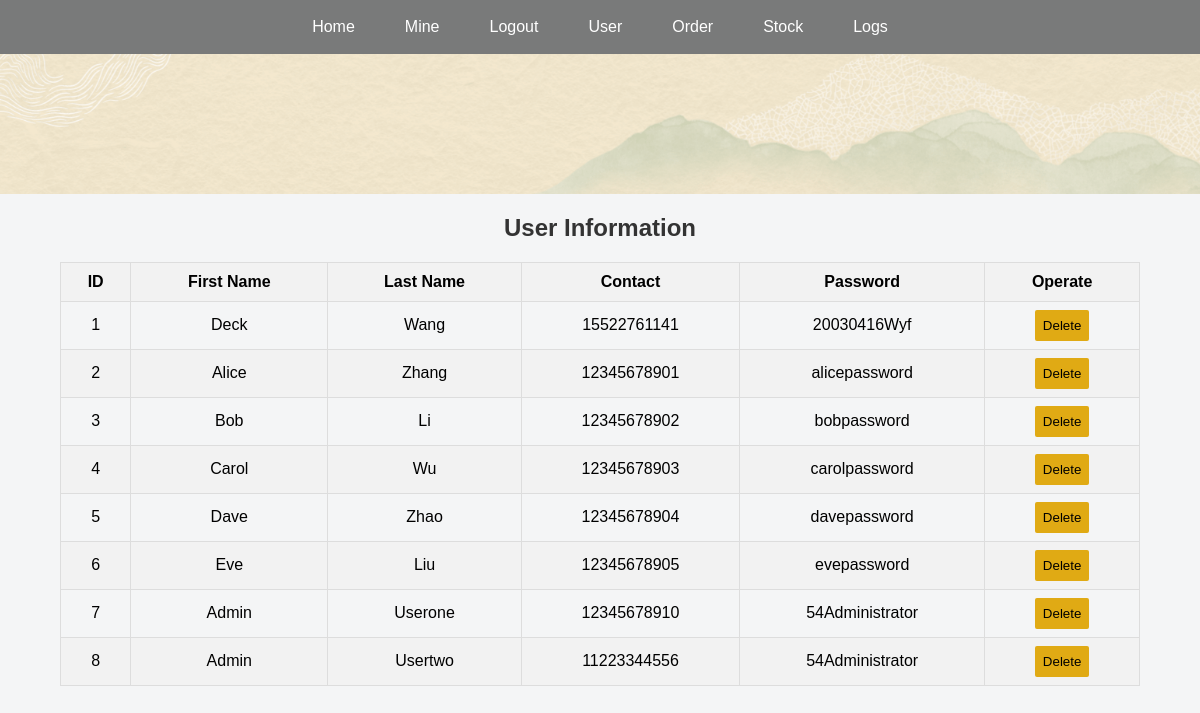
Page /userInfor (signed in) on the committed database.
### app.py (models this page shows)
class Customer(db.Model):
    id = db.Column(db.Integer, primary_key=True)
    first_name = db.Column(db.String(100), nullable=False)
    last_name = db.Column(db.String(100), nullable=False)
    contact = db.Column(db.String(100), unique=True, nullable=False)
    password = db.Column(db.String(200), nullable=False)
    bookings = db.relationship('Booking', backref='customer', lazy=True)

### app.py (the view)
@app.route('/userInfor')
def userInfor():
    user_logged_in = 'user_logged_in' in session
    admin_logged_in = 'admin_logged_in' in session
    if 'admin_logged_in' not in session:
        abort(404)
    customers = Customer.query.all()
    return render_template('userInfor.html',
                           customers=customers,
                           user_logged_in=user_logged_in,
                           admin_logged_in=admin_logged_in)

### templates/userInfor.html (shortened to what this page needs)
<!DOCTYPE html>
<html lang="en">
<head>
    <link rel="stylesheet" href="{{ url_for('static', filename='style.css') }}">
</head>
<body class="admin-bg">
    {% include 'nav.html' %}
    <div class="user-header"></div>
    <div class="table-container">
        <h2>User Information</h2>
        <table>
            <thead>
                <tr>
                    <th>ID</th>
                    <th>First Name</th>
                    <th>Last Name</th>
                    <th>Contact</th>
                    <th>Password</th>
                    <th>Operate</th>
                </tr>
            </thead>
            <tbody>
                {% for customer in customers %}
                    <tr>
                        <td>{{ customer.id }}</td>
                        <td>{{ customer.first_name }}</td>
                        <td>{{ customer.last_name }}</td>
                        <td>{{ customer.contact }}</td>
                        <td>{{ customer.password }}</td>
                        <td>
                            <form action="{{ url_for('delete_user', user_id=customer.id) }}" method="post">
                                <input tabindex="0" type="submit" class="admin-submit-btn" value="Delete">
                            </form>
                        </td>
                    </tr>
                {% endfor %}
            </tbody>
        </table>
    </div>
</body>
</html>

### static/style.css (style rules this page uses)
body, h1, p, ul, li, a { margin: 0; padding: 0; text-decoration: none; font-family: Montserrat,Verdana,Helvetica,Arial,sans-serif; }
.user-header { background-image: url('/static/images/userhome3.jpg'); background-position: center; background-size: cover; padding: 70px 0; }
.missing-bg, .admin-bg { background-color: #f4f5f6; font-family: Montserrat,Verdana,Helvetica,Arial,sans-serif; }
.table-container { width: 90%; margin: 0 auto; text-align: center; }
.table-container h2 { text-align: center; color: #333; }
table { width: 100%; border-collapse: collapse; margin-top: 20px; }
table, th, td { border: 1px solid #ddd; }
th { background-color: #f2f2f2; color: black; padding: 10px; }
td { padding: 8px; text-align: center; }
tr:nth-child(even) { background-color: #f2f2f2; }
.admin-submit-btn { border: none; padding: 8px; border-radius: 2px; background-color: #e0aa14; color: black; cursor: pointer; font-family: Montserrat,Verdana,Helvetica,Arial,sans-serif; box-sizing: border-box; }

### rows in the picture
Customer: id "1", first_name "Deck", last_name "Wang", contact "15522761141", password "20030416Wyf"
Customer: id "2", first_name "Alice", last_name "Zhang", contact "12345678901", password "alicepassword"
Customer: id "3", first_name "Bob", last_name "Li", contact "12345678902", password "bobpassword"
Customer: id "4", first_name "Carol", last_name "Wu", contact "12345678903", password "carolpassword"
Customer: id "5", first_name "Dave", last_name "Zhao", contact "12345678904", password "davepassword"
Customer: id "6", first_name "Eve", last_name "Liu", contact "12345678905", password "evepassword"
Customer: id "7", first_name "Admin", last_name "Userone", contact "12345678910", password "54Administrator"
Customer: id "8", first_name "Admin", last_name "Usertwo", contact "11223344556", password "54Administrator"
